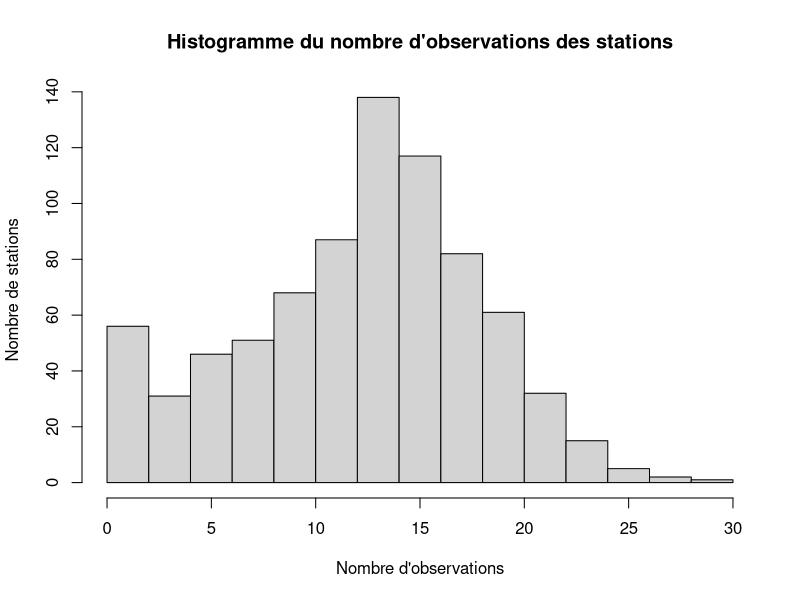
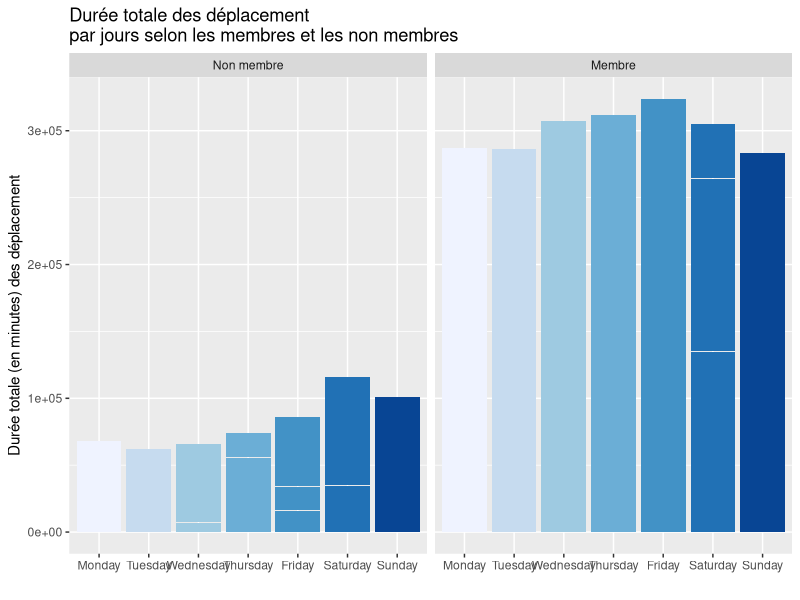
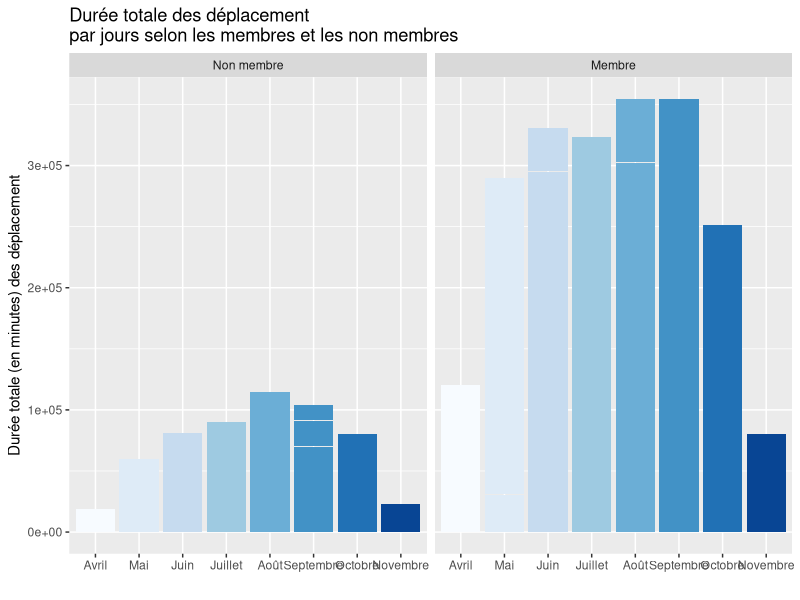
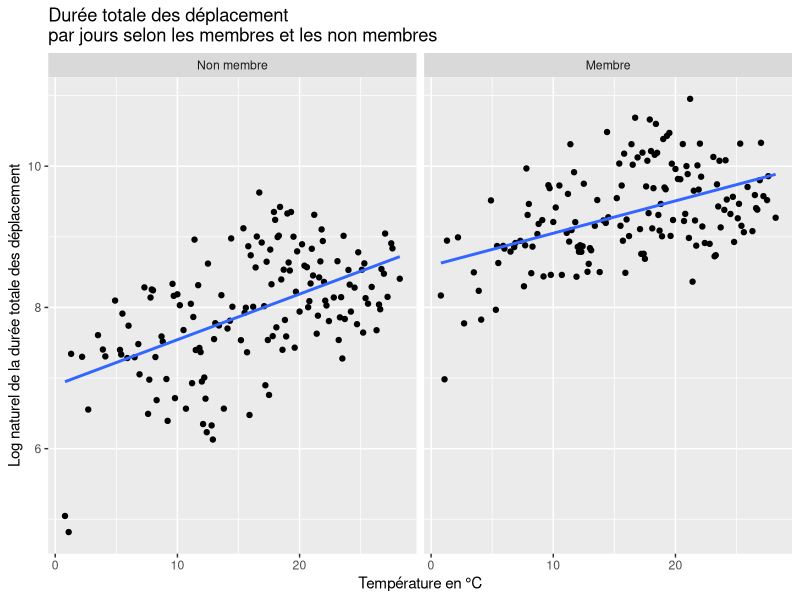
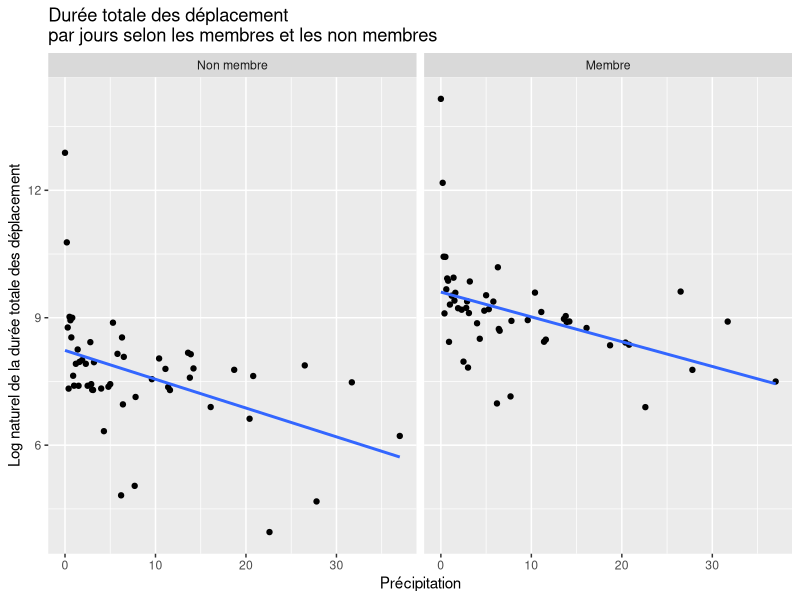
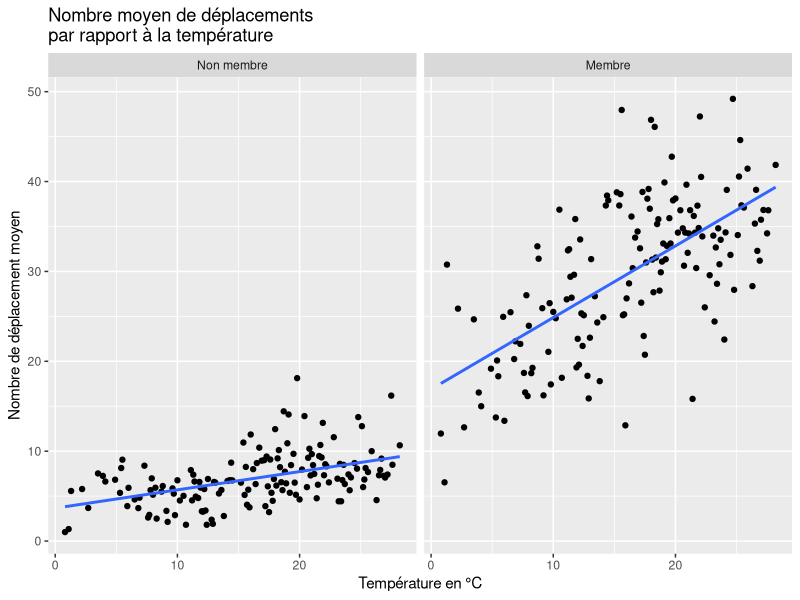
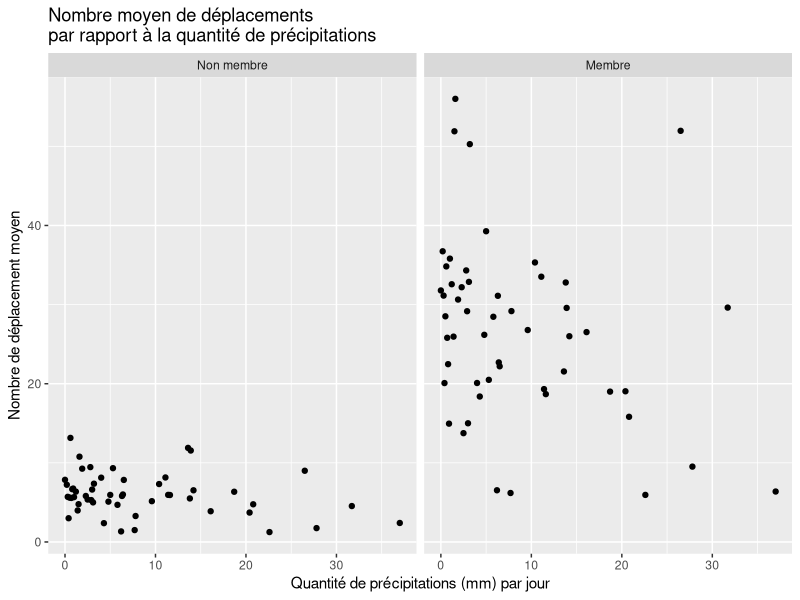
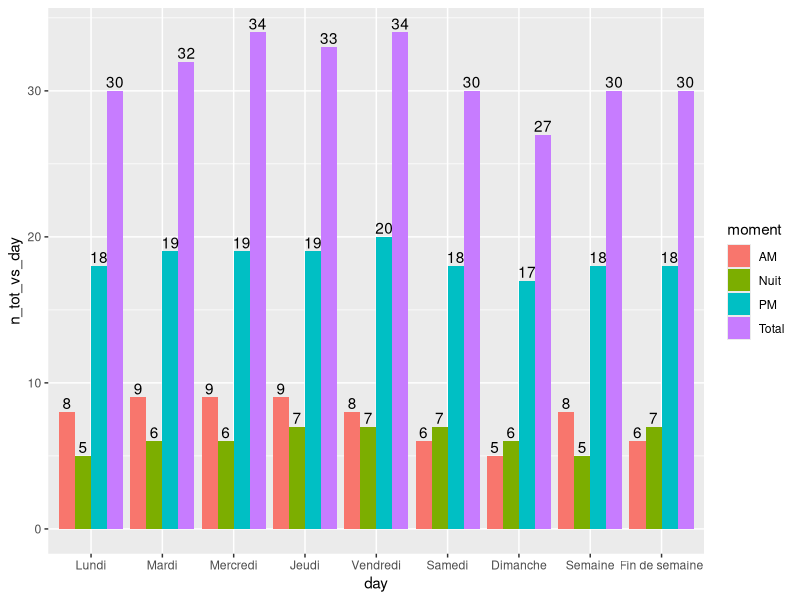

Reproduce these figures in R, in order.
## ---- chunk 1
knitr::opts_chunk$set(echo = FALSE)
knitr::opts_chunk$set(message = FALSE)
knitr::opts_chunk$set(warning = FALSE)
knitr::opts_chunk$set(error = FALSE)
## ---- chunk 2
library(tidyverse)
library(ggthemes)
library(RColorBrewer)
library(knitr)
## ---- chunk 3
dat = read.csv("bixi1.csv")

## ---- chunk 4
#Importation des données
bixi_raw_data_df= dat
#bixi_raw_data_df=read.table("raw_data/bixi1.csv", sep = ",", header = T)
## ---- chunk 5
knitr::kable(head(bixi_raw_data_df), caption="6 premières observations du jeu de données")
## ---- chunk 6
knitr::kable(tail(bixi_raw_data_df), caption="6 dernières observations du jeu de données")
## ---- chunk 7
str(bixi_raw_data_df)
## ---- chunk 8
options(knitr.kable.NA = "")
bixi_df=data.frame(station=as.factor(bixi_raw_data_df$station),
                   mm=as.factor(bixi_raw_data_df$mm),
                   dd=as.factor(bixi_raw_data_df$dd),
                   wday=as.factor(bixi_raw_data_df$wday),
                   mem=as.factor(bixi_raw_data_df$mem),
                   holiday=as.factor(bixi_raw_data_df$holiday),
                   bixi_raw_data_df[,7:ncol(bixi_raw_data_df)])
knitr::kable(summary(bixi_df), caption="Sommaire des observations")
## ---- chunk 9
freqTable_station=table(bixi_df$station)
hist(freqTable_station, xlab = "Nombre d'observations", ylab = "Nombre de stations", main = "Histogramme du nombre d'observations des stations")
## ---- chunk 10
dat$wday <- factor(dat$wday,
                   levels = c("Monday", "Tuesday", "Wednesday", "Thursday", "Friday", "Saturday", "Sunday"))

label <- c(`1` = "Membre", `0` = "Non membre")
## ---- chunk 11
ggplot(dat, aes(x=wday, y=dur,
           fill = wday)) +
  geom_bar(stat = "identity") +
  scale_fill_brewer(palette = "Blues")+
  facet_wrap(~ mem,labeller=labeller(mem=label))+
  theme(legend.position="none")+
  labs(title = "Durée totale des déplacement \npar jours selon les membres et les non membres")+
  xlab("")+
  ylab("Durée totale (en minutes) des déplacement")
## ---- chunk 12
dat$wday <- factor(dat$wday,
                   levels = c("Monday", "Tuesday", "Wednesday", "Thursday", "Friday", "Saturday", "Sunday"))

label <- c(`1` = "Membre", `0` = "Non membre")
## ---- chunk 13
ggplot(dat, aes(as.factor(mm), dur, fill = as.factor(mm))) +
  geom_bar(stat = "identity") +
  scale_fill_brewer(palette = "Blues")+
  facet_wrap(~ mem,labeller=labeller(mem=label))+
  theme(legend.position="none")+
  scale_x_discrete(breaks = 4:11,labels=c("Avril","Mai","Juin", "Juillet", "Août", "Septembre", "Octobre", "Novembre")) +
  labs(title = "Durée totale des déplacement \npar jours selon les membres et les non membres")+
  xlab("")+
  ylab("Durée totale (en minutes) des déplacement")
## ---- chunk 14
dat_temp <- dat %>%
  select(mem, dur, temp, avg) %>% 
  group_by(temp, mem) %>%
  summarise(dur = log(sum(dur)))
## ---- chunk 15
ggplot(dat_temp, aes(temp, dur)) +
  geom_point() +
  facet_wrap(~mem,labeller=labeller(mem=label))+
  geom_smooth(method='lm', se=FALSE) +
  labs(title = "Durée totale des déplacement \npar jours selon les membres et les non membres")+
  xlab("Température en °C")+
  ylab("Log naturel de la durée totale des déplacement")

dat_temp_cor = dat_temp %>% 
  group_by(mem) %>%
  summarise(cor = cor(temp,dur))
## ---- chunk 16
dat_rain <- dat %>%
  select(mem, dur, rain) %>% 
  group_by(rain, mem) %>%
  summarise(dur = log(sum(dur)))

## ---- chunk 17
ggplot(dat_rain, aes(rain, dur)) +
  geom_point() +
  facet_wrap(~mem,labeller=labeller(mem=label)) +
  geom_smooth(method='lm', se=FALSE) +
  labs(title = "Durée totale des déplacement \npar jours selon les membres et les non membres")+
  xlab("Précipitation")+
  ylab("Log naturel de la durée totale des déplacement")

dat_rain_cor = dat_rain %>% 
  group_by(mem) %>%
  summarise(cor = cor(rain,dur))
## ---- chunk 18
dat_mem <- dat %>%
  select(mem, avg, dur) %>% 
  group_by(mem) %>%
  summarise(avg = mean(avg), dur = sum(dur)) %>% 
  mutate(dur_relative = ifelse(mem == 1, dur / sum(dat$mem == 1), dur / sum(dat$mem ==0))) %>% 
  mutate(mem = ifelse(mem == 1, "Membre", "Non-membre"))
## ---- chunk 19
kable(dat_mem, col.names = c("Membre", "Durée moyenne", "Durée totale", "Durée totale relative"), caption = "Détail sur la durée selon les abonnements")
## ---- chunk 20
dat_hol <- dat %>%
  select(holiday, avg, dur) %>% 
  group_by(holiday) %>%
  summarise(avg = mean(avg), dur = sum(dur)) %>% 
  mutate(dur_relative = ifelse(holiday == 1, dur / sum(dat$holiday == 1), dur / sum(dat$holiday ==0))) %>% 
  mutate(holiday = ifelse(holiday == 1, "Férié", "Non férié"))


kable(dat_hol, col.names = c("Jour", "Durée moyenne", "Durée totale", "Durée totale relative"), caption = "Détail sur la durée selon les fériés")

## ---- chunk 21
dat_temp_ntot <- dat %>%
  select(mem, n_tot, temp) %>% 
  group_by(temp, mem) %>%
  summarise(n_tot = (mean(n_tot)))

ggplot(dat_temp_ntot, aes(temp, n_tot)) +
  geom_point() + geom_smooth(method='lm', se=FALSE) +
  facet_wrap(~mem,labeller=labeller(mem=label)) +
  labs(title = "Nombre moyen de déplacements \npar rapport à la température")+
  xlab("Température en °C")+
  ylab("Nombre de déplacement moyen")

dat_temp_ntot_cor = dat_temp_ntot %>% 
  group_by(mem) %>%
  summarise(cor = cor(temp,n_tot))
## ---- chunk 22

mean_temp_vs_mm <- round(aggregate(dat$temp~dat$mm, FUN=mean, na.rm = TRUE), digits=2)
kable(mean_temp_vs_mm, col.names = c("Mois","Température moyenne (°C)"), caption = "Température moyenne par mois")

## ---- chunk 23
dat_rain_ntot <- dat %>%
  select(mem, n_tot, rain) %>% 
  group_by(rain, mem) %>%
  summarise(n_tot = (mean(n_tot)))

ggplot(dat_rain_ntot, aes(rain, n_tot)) +
  geom_point() + #geom_smooth(method='lm', se=FALSE) +
  facet_wrap(~mem,labeller=labeller(mem=label)) +
  labs(title = "Nombre moyen de déplacements \npar rapport à la quantité de précipitations")+
  xlab("Quantité de précipitations (mm) par jour")+
  ylab("Nombre de déplacement moyen")

dat_rain_ntot_cor = dat_rain_ntot %>% 
  group_by(mem) %>%
  summarise(cor = cor(rain,n_tot))
## ---- chunk 24

monday <- select(filter(dat, wday == "Monday" & mem == 1),n_tot,n_AM,n_PM)
v_monday <- c(mean(monday$n_AM),mean(monday$n_PM), mean(monday$n_tot-monday$n_AM-monday$n_PM),mean(monday$n_tot))

monday_nm <- select(filter(dat, wday == "Monday" & mem == 0),n_tot,n_AM,n_PM)
v_monday_nm <- c(mean(monday_nm$n_AM),mean(monday_nm$n_PM),mean(monday_nm$n_tot-monday_nm$n_AM-monday_nm$n_PM),mean(monday_nm$n_tot))


tuesday <- select(filter(dat, wday == "Tuesday" & mem == 1),n_tot,n_AM,n_PM)
v_tuesday <- c(mean(tuesday$n_AM),mean(tuesday$n_PM), mean(tuesday$n_tot-tuesday$n_AM-tuesday$n_PM),mean(tuesday$n_tot))

tuesday_nm <- select(filter(dat, wday == "Tuesday" & mem == 0),n_tot,n_AM,n_PM)
v_tuesday_nm <- c(mean(tuesday_nm$n_AM),mean(tuesday_nm$n_PM),mean(tuesday_nm$n_tot-tuesday_nm$n_AM-tuesday_nm$n_PM),mean(tuesday_nm$n_tot))


wednesday <- select(filter(dat, wday == "Wednesday" & mem == 1),n_tot,n_AM,n_PM)
v_wednesday <- c(mean(wednesday$n_AM),mean(wednesday$n_PM), mean(wednesday$n_tot-wednesday$n_AM-wednesday$n_PM),mean(wednesday$n_tot))

wednesday_nm <- select(filter(dat, wday == "Wednesday" & mem == 0),n_tot,n_AM,n_PM)
v_wednesday_nm <- c(mean(wednesday_nm$n_AM),mean(wednesday_nm$n_PM),mean(wednesday_nm$n_tot-wednesday_nm$n_AM-wednesday_nm$n_PM),mean(wednesday_nm$n_tot))


thursday <- select(filter(dat, wday == "Thursday" & mem == 1),n_tot,n_AM,n_PM)
v_thursday <- c(mean(thursday$n_AM),mean(thursday$n_PM), mean(thursday$n_tot-thursday$n_AM-thursday$n_PM),mean(thursday$n_tot))

thursday_nm <- select(filter(dat, wday == "Thursday" & mem == 0),n_tot,n_AM,n_PM)
v_thursday_nm <- c(mean(thursday_nm$n_AM),mean(thursday_nm$n_PM),mean(thursday_nm$n_tot-thursday_nm$n_AM-thursday_nm$n_PM),mean(thursday_nm$n_tot))


friday <- select(filter(dat, wday == "Friday" & mem == 1),n_tot,n_AM,n_PM)
v_friday <- c(mean(friday$n_AM),mean(friday$n_PM), mean(friday$n_tot-friday$n_AM-friday$n_PM),mean(friday$n_tot))

friday_nm <- select(filter(dat, wday == "Friday" & mem == 0),n_tot,n_AM,n_PM)
v_friday_nm <- c(mean(friday_nm$n_AM),mean(friday_nm$n_PM),mean(friday_nm$n_tot-friday_nm$n_AM-friday_nm$n_PM),mean(friday_nm$n_tot))


saturday <- select(filter(dat, wday == "Saturday" & mem == 1),n_tot,n_AM,n_PM)
v_saturday <- c(mean(saturday$n_AM),mean(saturday$n_PM), mean(saturday$n_tot-saturday$n_AM-saturday$n_PM),mean(saturday$n_tot))

saturday_nm <- select(filter(dat, wday == "Saturday" & mem == 0),n_tot,n_AM,n_PM)
v_saturday_nm <- c(mean(saturday_nm$n_AM),mean(saturday_nm$n_PM),mean(saturday_nm$n_tot-saturday_nm$n_AM-saturday_nm$n_PM),mean(saturday_nm$n_tot))


sunday <- select(filter(dat, wday == "Sunday" & mem == 1),n_tot,n_AM,n_PM)
v_sunday <- c(mean(sunday$n_AM),mean(sunday$n_PM), mean(sunday$n_tot-sunday$n_AM-sunday$n_PM),mean(sunday$n_tot))

sunday_nm <- select(filter(dat, wday == "Sunday" & mem == 0),n_tot,n_AM,n_PM)
v_sunday_nm <- c(mean(sunday_nm$n_AM),mean(sunday_nm$n_PM),mean(sunday_nm$n_tot-sunday_nm$n_AM-sunday_nm$n_PM),mean(sunday_nm$n_tot))


v_semaine <- c(mean(v_monday[1],v_tuesday[1],v_wednesday[1],v_thursday[1],v_friday[1]),+
             mean(v_monday[2],v_tuesday[2],v_wednesday[2],v_thursday[2],v_friday[2]),+
             mean(v_monday[3],v_tuesday[3],v_wednesday[3],v_thursday[3],v_friday[3]),+
             mean(v_monday[4],v_tuesday[4],v_wednesday[4],v_thursday[4],v_friday[4]))

v_fin_semaine <- c(mean(v_saturday[1],v_sunday[1]),+
                 mean(v_saturday[2],v_sunday[2]),+
                 mean(v_saturday[3],v_sunday[3]),+
                 mean(v_saturday[4],v_sunday[4]))


v_semaine_nm <- c(mean(v_monday_nm[1],v_tuesday_nm[1],v_wednesday_nm[1],v_thursday_nm[1],v_friday_nm[1]),+
             mean(v_monday_nm[2],v_tuesday_nm[2],v_wednesday_nm[2],v_thursday_nm[2],v_friday_nm[2]),+
             mean(v_monday_nm[3],v_tuesday_nm[3],v_wednesday_nm[3],v_thursday_nm[3],v_friday_nm[3]),+
             mean(v_monday_nm[4],v_tuesday_nm[4],v_wednesday_nm[4],v_thursday_nm[4],v_friday_nm[4]))

v_fin_semaine_nm <- c(mean(v_saturday_nm[1],v_sunday_nm[1]),+
                 mean(v_saturday_nm[2],v_sunday_nm[2]),+
                 mean(v_saturday_nm[3],v_sunday_nm[3]),+
                 mean(v_saturday_nm[4],v_sunday_nm[4]))

n_tot_vs_day = ceiling(c(v_monday, v_tuesday, v_wednesday, v_thursday, v_friday, v_saturday, v_sunday, v_semaine, v_fin_semaine))
n_tot_vs_day_nm = ceiling(c(v_monday_nm, v_tuesday_nm, v_wednesday_nm, v_thursday_nm, v_friday_nm, v_saturday_nm, v_sunday_nm, v_semaine_nm, v_fin_semaine_nm))


moment <- rep(c("AM", "PM", "Nuit", "Total"),9)

day <- c(rep("Lundi",4), rep("Mardi",4), rep("Mercredi",4), rep("Jeudi",4), rep("Vendredi",4), rep("Samedi",4), rep("Dimanche",4), rep("Semaine",4), rep("Fin de semaine",4))

wday_data_n <- data.frame(moment,n_tot_vs_day,day)
wday_data_n_nm <- data.frame(moment,n_tot_vs_day_nm,day)

wday_data_n <- wday_data_n %>% mutate(day=factor(day, 
                                      levels=c("Lundi", "Mardi", "Mercredi",
                                               "Jeudi", "Vendredi", "Samedi", 
                                               "Dimanche", "Semaine", "Fin de semaine"), ordered=TRUE))

wday_data_n_nm <- wday_data_n_nm %>% mutate(day=factor(day, 
                                      levels=c("Lundi", "Mardi", "Mercredi",
                                               "Jeudi", "Vendredi", "Samedi", 
                                               "Dimanche", "Semaine", "Fin de semaine"), ordered=TRUE))

ggplot(wday_data_n, aes(fill=moment,y = n_tot_vs_day, x = day )) + geom_bar(position="dodge", stat="identity")+
geom_text(aes(label=n_tot_vs_day), position=position_dodge(width=0.9), vjust=-0.25)

ggplot(wday_data_n_nm, aes(fill=moment,y = n_tot_vs_day_nm, x = day )) + geom_bar(position="dodge", stat="identity")+
geom_text(aes(label=n_tot_vs_day_nm), position=position_dodge(width=0.9), vjust=-0.25)
              
## ---- chunk 25

dat_test <- dat %>%
  select(mem, n_tot, wday) %>% 
  group_by(wday, mem) %>%
  summarise(n_tot = (mean(n_tot)))


day <- c(rep("Lundi",2), rep("Mardi",2), rep("Mercredi",2), rep("Jeudi",2), rep("Vendredi",2), rep("Samedi",2), rep("Dimanche",2))

ggplot(dat_test, aes(x=wday, y=n_tot,
           fill = day)) +
  geom_bar(stat = "identity") +
  scale_fill_brewer(palette = "Blues")+
  facet_wrap(~ mem,labeller=labeller(mem=label))+
  theme(legend.position="none")+
  labs(title = "Nombre de déplacement \npar jours selon les membres et les non membres")+
  xlab("")+
  ylab("Nombre de déplacement")+
  geom_text(aes(label=ceiling(n_tot)), position=position_dodge(width=0.9), vjust=-0.25)

## ---- chunk 26

data_ferie_mem = unlist(select(filter(dat, holiday == 1 & mem == 1),n_tot))
data_ferie_nmem = unlist(select(filter(dat, holiday == 1 & mem == 0),n_tot))
data_nferie_mem = unlist(select(filter(dat, holiday == 0 & mem == 1),n_tot))
data_nferie_nmem = unlist(select(filter(dat, holiday == 0 & mem == 0),n_tot))

dat_hol_n_tot <- dat %>%
  select(holiday, n_tot) %>% 
  group_by(holiday) %>%
  summarise(avg = mean(n_tot), n_tot = sum(n_tot)) %>% 
  mutate(n_tot_relative = ifelse(holiday == 1, n_tot / sum(dat$holiday == 1), n_tot / sum(dat$holiday ==0))) %>% 
  mutate(holiday = ifelse(holiday == 1, "Férié", "Non férié"))

kable(dat_hol_n_tot, col.names = c("Jour", "Nb. déplacement moyen", "Nb. déplacement total", "Nb. déplacement total relatif"), caption = "Détail sur le nombre de déplacement selon les fériés")

## ---- chunk 27
dat_mem_n_tot <- dat %>%
  select(mem, n_tot) %>% 
  group_by(mem) %>%
  summarise(avg = mean(n_tot), n_tot = sum(n_tot)) %>% 
  mutate(n_tot_relative = ifelse(mem == 1, n_tot / sum(dat$n_tot == 1), n_tot / sum(dat$mem ==0))) %>% 
  mutate(mem = ifelse(mem == 1, "Membre", "Non-membre"))

kable(dat_mem_n_tot, col.names = c("Membre", "Nb. de déplacement moyen", "Nb. de déplacement total", "Nb. de déplacement relatif"), caption = "Détail sur le nombre de déplacement selon les abonnements")
## ---- chunk 28

etat <- rep(c("Membre", "Non-membre"),8)

mois <- c(rep("Avril",2), rep("Mai",2), rep("Juin",2), rep("Juillet",2), rep("Août",2), rep("Septembre",2), rep("Octobre",2), rep("Novembre",2))

dat_mem_n_tot_vs_mm <- select(filter(dat,mem == 1),n_tot,mm)
dat_nmem_n_tot_vs_mm <- select(filter(dat,mem == 0),n_tot,mm)

#v_n_tot_vs_mm <- ceiling(c(mean(filter(dat_mem_n_tot_vs_mm, mm == 4)$n_tot), mean(filter(dat_nmem_n_tot_vs_mm, mm == 4)$n_tot),+
#                       mean(filter(dat_mem_n_tot_vs_mm, mm == 5)$n_tot), mean(filter(dat_nmem_n_tot_vs_mm, mm == 5)$n_tot),+
#                       mean(filter(dat_mem_n_tot_vs_mm, mm == 6)$n_tot), mean(filter(dat_nmem_n_tot_vs_mm, mm == 6)$n_tot),+
#                       mean(filter(dat_mem_n_tot_vs_mm, mm == 7)$n_tot), mean(filter(dat_nmem_n_tot_vs_mm, mm == 7)$n_tot),+
#                       mean(filter(dat_mem_n_tot_vs_mm, mm == 8)$n_tot), mean(filter(dat_nmem_n_tot_vs_mm, mm == 8)$n_tot),+
#                       mean(filter(dat_mem_n_tot_vs_mm, mm == 9)$n_tot), mean(filter(dat_nmem_n_tot_vs_mm, mm == 9)$n_tot),+
#                       mean(filter(dat_mem_n_tot_vs_mm, mm == 10)$n_tot), mean(filter(dat_nmem_n_tot_vs_mm, mm == 10)$n_tot),+
#                       mean(filter(dat_mem_n_tot_vs_mm, mm == 11)$n_tot), mean(filter(dat_nmem_n_tot_vs_mm, mm == 11)$n_tot)))

v_n_tot_vs_mm <- c(sum(filter(dat_mem_n_tot_vs_mm, mm == 4)$n_tot), sum(filter(dat_nmem_n_tot_vs_mm, mm == 4)$n_tot),+
                       sum(filter(dat_mem_n_tot_vs_mm, mm == 5)$n_tot), sum(filter(dat_nmem_n_tot_vs_mm, mm == 5)$n_tot),+
                       sum(filter(dat_mem_n_tot_vs_mm, mm == 6)$n_tot), sum(filter(dat_nmem_n_tot_vs_mm, mm == 6)$n_tot),+
                       sum(filter(dat_mem_n_tot_vs_mm, mm == 7)$n_tot), sum(filter(dat_nmem_n_tot_vs_mm, mm == 7)$n_tot),+
                       sum(filter(dat_mem_n_tot_vs_mm, mm == 8)$n_tot), sum(filter(dat_nmem_n_tot_vs_mm, mm == 8)$n_tot),+
                       sum(filter(dat_mem_n_tot_vs_mm, mm == 9)$n_tot), sum(filter(dat_nmem_n_tot_vs_mm, mm == 9)$n_tot),+
                       sum(filter(dat_mem_n_tot_vs_mm, mm == 10)$n_tot), sum(filter(dat_nmem_n_tot_vs_mm, mm == 10)$n_tot),+
                       sum(filter(dat_mem_n_tot_vs_mm, mm == 11)$n_tot), sum(filter(dat_nmem_n_tot_vs_mm, mm == 11)$n_tot))


dmm_data_n_tot <- data.frame(etat,v_n_tot_vs_mm,mois)

#ggplot(dmm_data_n_tot, aes(fill=etat,y = v_n_tot_vs_mm, x = mois)) + geom_bar(position="dodge",stat="identity")+
#geom_text(aes(label=v_n_tot_vs_mm), position=position_dodge(width=0.9), vjust=-0.25)


dat_test <- dat %>%
  select(mem, n_tot, mm) %>% 
  group_by(mm, mem) %>%
  summarise(n_tot = (sum(n_tot)))

mois <- c(rep("Avril",2), rep("Mai",2), rep("Juin",2), rep("Juillet",2), rep("Août",2), rep("Septembre",2), rep("Octobre",2), rep("Novembre",2))

dat_test <- dat_test %>% mutate(mm=factor(mm, 
                                      levels=c(4:11), ordered=TRUE))


ggplot(dat_test, aes(x=mm, y=n_tot,
           fill = mois)) +
  geom_bar(stat = "identity") +
  scale_fill_brewer(palette = "Blues")+
  facet_wrap(~ mem,labeller=labeller(mem=label))+
  theme(legend.position="none")+
  labs(title = "Nombre de déplacement \npar jours selon les membres et les non membres")+
  xlab("")+
  ylab("Nombre de déplacement")

## ---- chunk 29

dat_n_tot_station <- dat %>%
  select(mem, n_tot, station) %>% 
  group_by(station, mem) %>%
  summarise(n_tot = (sum(n_tot)))%>% 
  add_count(station) %>% 
  filter(dense_rank(n_tot) < 14)


plot(dat_n_tot_station$station,dat_n_tot_station$n_tot)
## ---- chunk 30
knitr::kable(summary(dat), caption="tableau")

## ---- chunk 31
donnees_summary <- dat %>%
  group_by(mem) %>%
  summarise(percentage = n() / nrow(dat) * 100)
# Création variable pour afficher en %

# Création du graphique à barres
ggplot(data = donnees_summary, aes(x = factor(mem), y = percentage, fill = factor(mem))) +
  geom_bar(stat = "identity") +
  guides(fill=guide_legend(title = "Membre"))+
  ggtitle("Pourcentage de membre et de non membre BIXI")+
  xlab("")+
  ylab("Pourcentage")+
  theme_minimal()
## ---- chunk 32
dat %>%  ggplot(aes(avg,temp))+
  geom_point()+
  theme_minimal()

dat %>% ggplot(aes(dur))+
  geom_density()
  
